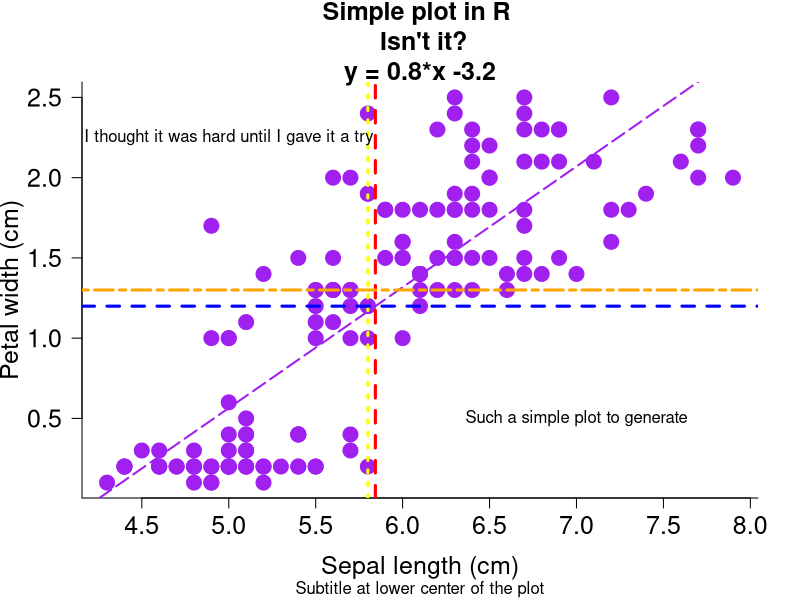
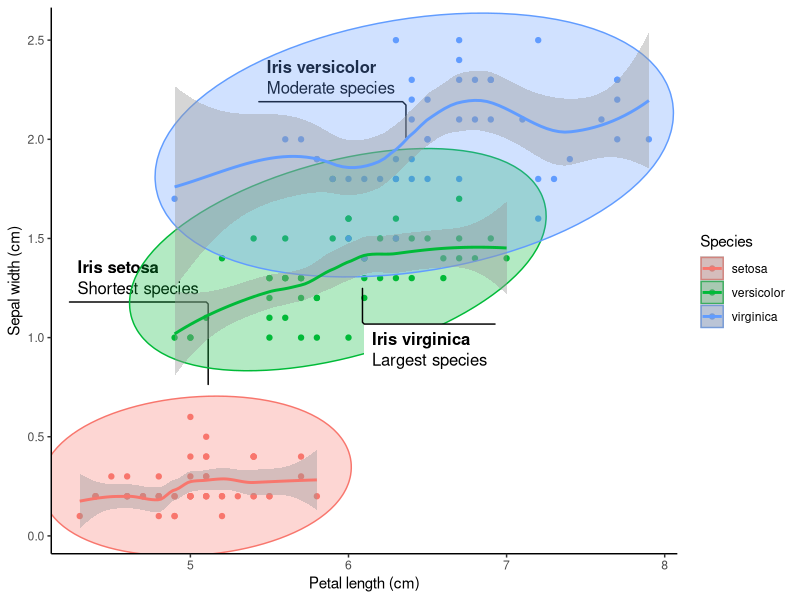

Write the R code that produced these figures, in order. (Note: this script raises an error after producing the figures.)
################################
# Wyclife Agumba Oluoch        #
# wyclifeoluoch@gmail.com      #
# https://github.com/Wycology  #
# Task: Playing with iris data #
# Created: 30th Dec 2020       #
# Edited: 18th Sept 2021       #
################################

# IRIS PLOT ----

# Loading necessary packages.

base::library(modelr)    # Modeling work-flow.........version 0.1.8
base::library(patchwork) # Combining plots............version 1.1.1
base::library(ggforce)   # working with plots.........version 0.3.3
base::library(tidyverse) # Wrangling and Visualizing..version 1.3.1

utils::str(iris) # Checking the data structure. We can already see relatively higher 
# values for sepal length variable compared to the others.

reg <- stats::lm(Petal.Width ~ Sepal.Length, data = iris) # Creating a regression line
coeff <- stats::coefficients(reg)
eq <- base::paste0('y = ', base::round(coeff[2], 1), "*x ", base::round(coeff[1], 1))
base::plot(iris$Sepal.Length, iris$Petal.Width, # Variables to use on the plot
     col = 'purple', # Color for the data points on the plot
     main = base::paste0("Simple plot in R \n Isn't it?\n", eq), # Title of the plot in two lines
     sub = 'Subtitle at lower center of the plot', # Adding subtitle to the plot
     cex = 2, # Double size of the points on the 
     pch = 19, # Picks the 19th character in terms of shape of points plotted
     bty = 'l', # Box type. Other options are 'o', 'n', 'l', '7', 'c', 'u', ']'
     xlab = 'Sepal length (cm)', # Labels x axis
     ylab = 'Petal width (cm)', # Labels y axis
     las = 1, # Making y axis labels to stand upright
     cex.main = 1.5, # Doubles text size on title
     cex.lab = 1.5, # Increases labels text size by 50%
     cex.axis = 1.5
     # xlim = range(0:8), # Can easily set the limits of x-axis
     # ylim = range(0:2.6) # Can easily set the limits of y-axis
     )
graphics::abline(reg, data = iris, lty = 5, lwd = 2, col = 'purple')# Best line of fit on the plot
graphics::abline(v = base::mean(iris$Sepal.Length), col = 'red', lwd = 3, lty = 2)
graphics::abline(v = stats::median(iris$Sepal.Length), col = 'yellow', lwd = 3, lty = 3)
graphics::abline(h = base::mean(iris$Petal.Width), col = 'blue', lwd = 3, lty = 2)
graphics::abline(h = stats::median(iris$Petal.Width), col = 'orange', lwd = 3, lty = 6)
graphics::text(7, 0.5, "Such a simple plot to generate")
graphics::text(5, 2.25, "I thought it was hard until I gave it a try")

# Creating cool plot of the iris data using ggplot2 package.

separate_smooth <- ggplot2::ggplot(data = iris,    # Specifying the data to be plotted.
       mapping = ggplot2::aes(x = Sepal.Length,    # Stating the axes data.
                     y = Petal.Width,     # data for the y axis
                     color = Species)) +  # Ensuring points are colored by spp.
  geom_point() +                          # Deciding the plotting geometry.
  labs(x = "Petal length (cm)",           # Specifying the axes labels.
       y = "Sepal width (cm)") +
  geom_mark_ellipse(aes(fill = Species,   # Adding ellipses for the spps.
                        filter = Species == "setosa",
                        label = "Iris setosa",
                        description = "Shortest species")) +
  geom_mark_ellipse(aes(fill = Species,
                        filter = Species == "versicolor",
                        label = "Iris versicolor",
                        description = "Moderate species")) +
  geom_mark_ellipse(aes(fill = Species,
                        filter = Species == "virginica",
                        label = "Iris virginica",
                        description = "Largest species")) +
  theme_classic() +                      # Having publication ready background.
  geom_smooth() # Adding smooth line around 95% level on the plot.

separate_smooth # Generates the plot output of the dataset 

# In the above plot, having color within the aes() breakes the data into 
# species-wise groups. Meaning each species group will be smoothed separately.

uniform_smooth <- ggplot2::ggplot(data = iris,
                         mapping = ggplot2::aes(x = Sepal.Length,
                                       y = Petal.Width)) + # Note no color here.
  ggplot2::geom_point() +
  ggplot2::labs(x = "Petal length (cm)",
       y = "Petal width (cm)") +
  ggplot2::geom_mark_ellipse(aes(fill = Species,
                        filter = Species == "setosa",
                        label = "Iris setosa",
                        description = "Shortest species")) +
  ggplot2::geom_mark_ellipse(aes(fill = Species,
                        filter = Species == "versicolor",
                        label = "Iris versicolor",
                        description = "Medium species")) +
  ggplot2::geom_mark_ellipse(aes(fill = Species,
                        filter = Species == "virginica",
                        label = "Iris virginica",
                        description = "Tallest species")) +
  ggplot2::theme_classic() +
  ggplot2::geom_smooth() # Adding the line of best fit to the data, with error margin

uniform_smooth # This is looking cool!

# Avoiding the color parameter
# together in the subsequent layers arguments. No grouping by species.

# Patchwork package allows for addition of two plots by their object names.
# The addition is so simple, just relying on the plus (+) operator.

combined_plots <- separate_smooth + uniform_smooth # Adding plots.

combined_plots # Even cooler than I thought!
# Now I want to give the plots title and tags or labels to identify them

combined_plots_labeled <- combined_plots +
  plot_annotation(
    title = "Relationships among dimensions of the three iris species", # Title of both plots.
    tag_levels = "A" # Indicates that the plots will be labelled A, B, C etc.
  ) # This makes the first plot to be A and the next to be B. Checking on 
# documentation will help know more arguments in this function.

# Now I want to remove the legends since the species labels are visible

combined_plots_labeled_no_legend <- combined_plots_labeled &
  theme(legend.position = "none") # Removes legends from the plots. I do not 
# need the legends since the species are labeled in the plots.

combined_plots_labeled_no_legend # This will print out the final product.

# Showing that in ggplot2 we can use & instead of plus (+)

attach(iris) # Rendering iris data available for subsequent codes.

iris %>% # Picking the iris data, and then
  ggplot2::ggplot(ggplot2::aes(x = Sepal.Length, y = Petal.Width)) + # Providing plotting variables.
  ggplot2::geom_point() + # Specifying the geometry to use.
  ggplot2::theme_classic() # Publication ready theme

utils::head(iris) # Checking the first few rows of the iris data-set, basically to get 
# the first six rows and the column names of the variables.

# I think it has taken me a long time to know this.
# I used ggplot2:: so that I can be sure that the & is supported by ggplot2 and 
# not any other loaded packages such ggforce and patchwork.

diamonds %>% # Picking the diamonds data to run plotting on  
  ggplot2::ggplot() + # Feeding in the diamonds data for the plot.
  ggplot2::geom_bar(mapping = ggplot2::aes(x = cut, fill = cut), show.legend = FALSE, width = 1) +
  ggplot2::theme(aspect.ratio = 1) +
  ggplot2::labs(x = NULL, y = NULL) +
  ggplot2::coord_polar() # coord_flip() can also work well with the data depending on need.
  
# Cool/crazy plot with modelr package.

library(modelr) # Loading the modeling library necessary for the analysis
options(na.action = na.warn)

ggplot(data = sim1, mapping = aes(x = x, y = y)) +
  geom_point() # There is some visible correlation between the variables

models <- tibble( # Creating some random tibble data-set for plotting.
  a1 = runif(250, -20, 40), # Generates 250 random numbers between -20 and 40
  a2 = runif(250, -5, 5) # Generates 250 random numbers between -5 and 5
)

sim1 %>% 
ggplot(aes(x = x, y =y)) +
  geom_abline(aes(intercept = a1, slope = a2),
              data = models, alpha = 1/4) +
  geom_point(col = 'purple', pch = 18, size = 5) +
  labs(x = 'The x-axis', y = 'The y-axis', title = 'Crazy model in deed') +
  theme_classic()
rm(list = ls())
